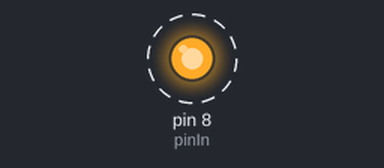
Recording of a sketch running on a simulated Arduino Uno, built with avr-gcc and run on an emulated ATmega328P. On the bench: output pins drawn as LEDs (lit = HIGH). Dashed ring = blinking.

Above: at 0.5 s.
Timing chart, 0 to 4.6 s (numbered marks = the images above):
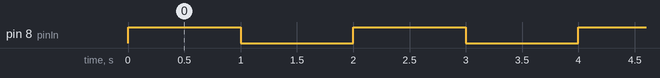

The sketch:

Lab5_BlinkLED_ChrisAnderson.ino
```cpp
/* Lab 5 - NMD 211
 *  Chris Anderson
 *  October 9, 2020
 *
 *  Blink LED
 *
 *  Project Goals:
 *    - Learn how to write and upload code to the Arduino.
 *    - Turn an LED light on and of using the Arduino.
 *
 */

 // global variables
int pinIn = 8;    // pin powering the LED
int LEDon = 1000;   // time the LED stays on
int LEDoff = 1000;    // time the LED stays off

void setup() {

  pinMode(pinIn, OUTPUT);    // set pin 8 to put out current

}

void loop() {

  // turn LED on
  digitalWrite(pinIn, HIGH);  // write to pin pinIn with full power

  // wait
  delay(LEDon);  // wait 1 second

  // turn LED off
  digitalWrite(pinIn, LOW);   // wrote to pin pinIn with no power

  // wait
  delay(LEDoff);  // wait 1 second

}
```

Measured:
- by itself, pin 8 (pinIn): alternates HIGH for 1.0 s and LOW for 1.0 s
